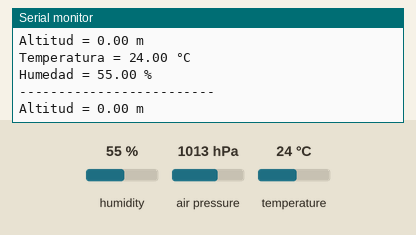
The sketch below on a simulated Arduino Uno, built with avr-gcc and run on an emulated ATmega328P. On the bench: the last lines printed to the serial monitor. The test bench sets the inputs (shaded band); at power-on: humidity 55 %, air pressure 1013 hPa, temperature 24 °C.

Above: at 1.2 s.
1.3 s: humidity set to 22 %
At 2.1 s:
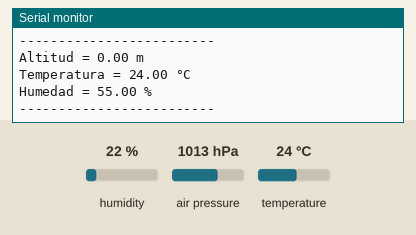
5.6 s: air pressure set to 952 hPa
At 6.5 s:
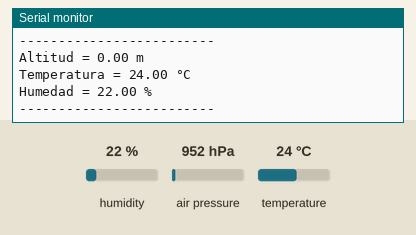
7.1 s: temperature set to 12 °C
At 8.7 s:
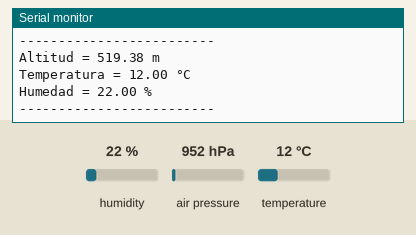

The sketch:

BMP280-ATH20.ino
```cpp
/***************************************************************************
 Altímetro Nibus - Lectura de altitud, temperatura y humedad con módulo BMP280 + AHT20.
 Este programa mide la altitud relativa usando el BMP280 y obtiene temperatura
 y humedad ambiental desde el sensor AHT20 integrado.
 ***************************************************************************/

#include <Wire.h>
#include <Adafruit_BMP280.h>
#include <Adafruit_AHTX0.h>  // Librería para AHT20

Adafruit_BMP280 bmp;   // Sensor de altitud
Adafruit_AHTX0 aht;    // Sensor de temperatura y humedad

float initialAltitude = 0;
float altitude = 0;
float pressureReference = 1028.1; // hPa

void setup() {
  Serial.begin(9600);
  while (!Serial) delay(100);
  Serial.println(F("BMP280 + AHT20"));

  // Inicializar BMP280
  if (!bmp.begin()) {
    Serial.println("ERROR: No se encontró el BMP280");
    while (1) delay(10);
  }

  // Inicializar AHT20
  if (!aht.begin()) {
    Serial.println("ERROR: No se encontró el AHT20");
    while (1) delay(10);
  }

  initialAltitude = bmp.readAltitude(pressureReference);
}

void loop() {
  // Altitud relativa
  altitude = bmp.readAltitude(pressureReference) - initialAltitude;

  // Lectura de temperatura y humedad
  sensors_event_t humidity, temp;
  aht.getEvent(&humidity, &temp);

  Serial.print("Altitud = ");
  Serial.print(altitude);
  Serial.println(" m");

  Serial.print("Temperatura = ");
  Serial.print(temp.temperature);
  Serial.println(" °C");

  Serial.print("Humedad = ");
  Serial.print(humidity.relative_humidity);
  Serial.println(" %");

  Serial.println("-------------------------");
  delay(1000);
}
```

Measured:
- after the input at 7.1 s, the serial monitor: prints a new line after 0.75 s (image 3)
